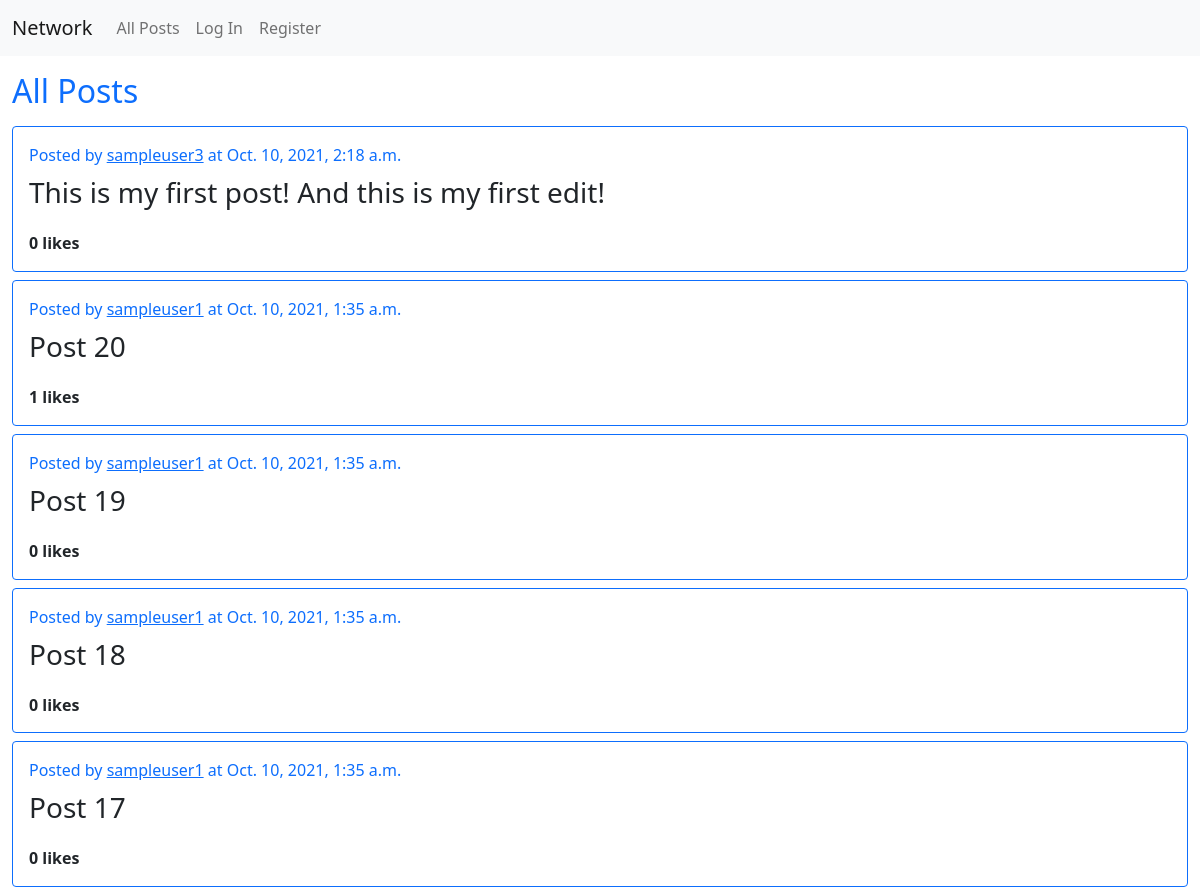
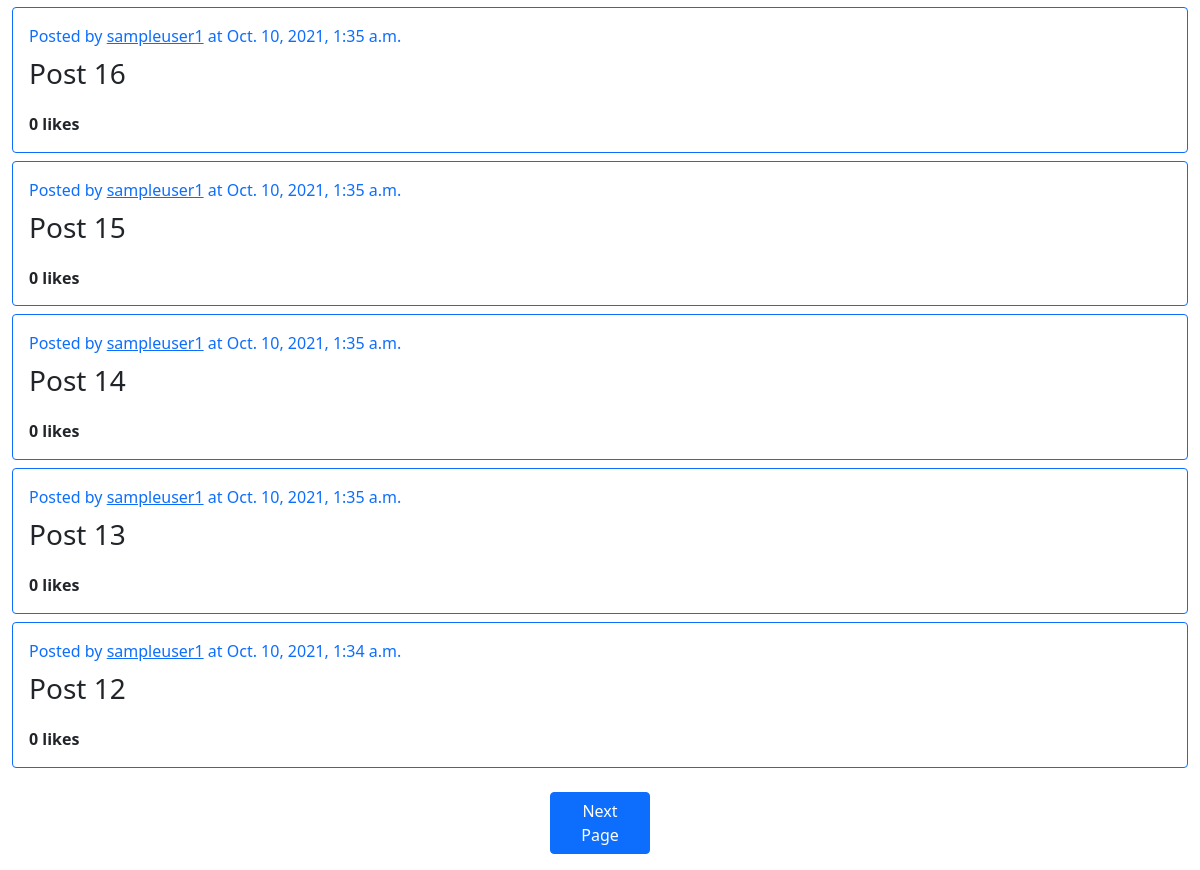
The page / on the database its author committed (2 pictures, top to bottom).
### network/models.py (models this page shows, shortened)
class Post(models.Model):
    user = models.ForeignKey(User, on_delete=models.CASCADE, related_name='posts')
    content = models.CharField(max_length=500)
    creation_date = models.DateTimeField()

class User(AbstractUser):
    pass

### network/views.py (the view)
# urls.py: path("", views.index, name="index"),
def index(request):
    posts = Post.objects.all().order_by('-creation_date')
    form = NewPostForm()
    paginator = create_post_paginator(posts)
    page_number = request.GET.get('page')
    if request.user.is_authenticated:
        if request.method == 'POST':
            form = NewPostForm(request.POST)
            if form.is_valid():
                post_content = form.cleaned_data['content']
                create_post(request,post_content)
    return render(request, 'network/index.html', {
        'posts': paginator.get_page(page_number),
        'form': form,
    })

### network/views.py (called while the page is built)
def create_post_paginator(posts):
    paginator = Paginator(posts, 10)
    return paginator

### network/templates/network/index.html (shortened to what this page needs)
{% extends "network/posts.html" %}
{% block header %}
    <h2 class="text-primary my-3">All Posts</h2>
{% endblock %}

### network/templates/network/posts.html (shortened to what this page needs)
{% extends "network/layout.html" %}
{% load static %}
{% load tz %}
{% block body %}
    {% block header %}
    {% endblock %}
    {% for post in posts %}
        <div class="post" data-id={{ post.id }}>
            <span class="post-info">Posted by <a href="{% url 'user' post.user.id %}">{{ post.user }}</a> at {{ post.creation_date|timezone:"America/Los_Angeles" }}</span>
            <p class="post-content">{{ post.content }}</p>
            <span class="post-likes col-sm-2">{{ post.post_likes.count }} likes</span>
        </div>
    {% endfor %}
    <div class="pagination row justify-content-center">
        {% if posts.has_next %}
            <a href="?page={{ posts.next_page_number }}" class="nav-button">Next Page</a>
        {% endif %}
    </div>
{% endblock %}

### rows shown on the page
Post: user "sampleuser3", creation_date "Oct. 10, 2021, 2:18 a.m.", content "This is my first post! And this is my first edit!", post_likes.count "0"
Post: user "sampleuser1", creation_date "Oct. 10, 2021, 1:35 a.m.", content "Post 20", post_likes.count "1"
Post: user "sampleuser1", creation_date "Oct. 10, 2021, 1:35 a.m.", content "Post 19", post_likes.count "0"
Post: user "sampleuser1", creation_date "Oct. 10, 2021, 1:35 a.m.", content "Post 18", post_likes.count "0"
Post: user "sampleuser1", creation_date "Oct. 10, 2021, 1:35 a.m.", content "Post 17", post_likes.count "0"
Post: user "sampleuser1", creation_date "Oct. 10, 2021, 1:35 a.m.", content "Post 16", post_likes.count "0"
Post: user "sampleuser1", creation_date "Oct. 10, 2021, 1:35 a.m.", content "Post 15", post_likes.count "0"
Post: user "sampleuser1", creation_date "Oct. 10, 2021, 1:35 a.m.", content "Post 14", post_likes.count "0"
Post: user "sampleuser1", creation_date "Oct. 10, 2021, 1:35 a.m.", content "Post 13", post_likes.count "0"
Post: user "sampleuser1", creation_date "Oct. 10, 2021, 1:34 a.m.", content "Post 12", post_likes.count "0"
